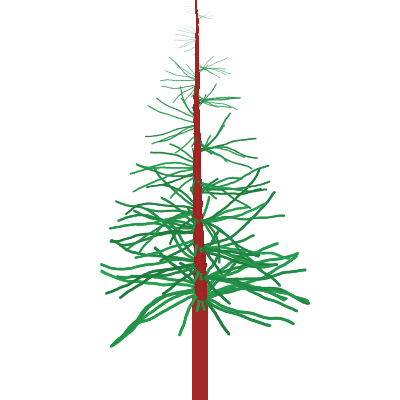
Frame 1 (no input)
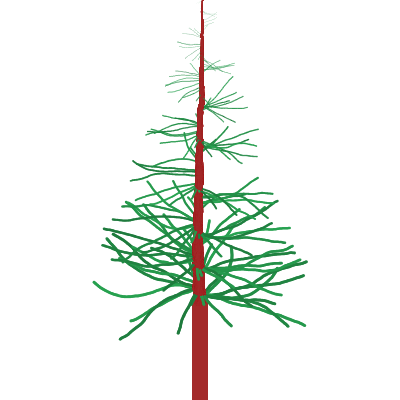
Frame 2 (the mouse pressed at the canvas centre, redrawn once)

The p5.js sketch that drew these frames (run headless with seeded random() and noise() and a simulated clock; the mouse was pressed at the canvas centre and the sketch redrawn once):

// p5.js sketch
// ── sketch.js
document.title = 'Spiral Tree';

function setup() {
  createCanvas(400, 400);
  colorMode(HSL);
}

function draw() {
  background(255);

  let x = width * 0.5;
  let r1 = 100;
  let r2 = 50;
  let a = -PI / 2;
  const da = 0.3;
  const maxy = height * 0.75;
  const trunkWidth = 16;


  stroke(0, 60, 40);
  strokeWeight(trunkWidth);
  line(width / 2, maxy, width / 2, height);

  for (let y = maxy; y >= 0; y -= 0.1) {
    const branchChance = random(map(y, 0, height, 2, 0.2)) < 0.07;
    const w = map(y, 0, height, 0.1, 1.5);
    const dx = cos(a) * r1 * w;
    const dy = sin(a) * r2 * w;

    const tw = map(y, 0, height, 1, 16);
    strokeWeight(tw);
    point(x, y);

    if (branchChance) {
      const pos = createVector(x, y);
      const walk = createVector(dx, dy);
      walk.normalize();
      stroke(140, 60, random(30, 40));

      for (let i = 0; i < abs(dx); i++) {
        strokeWeight(tw / 4);
        point(pos.x, pos.y);
        pos.add(walk);
        walk.rotate(random(-0.1, 0.1));
      }

      a += da;
      x += random(-0.4, 0.4);
    }
    stroke(0, 60, 40);
    strokeWeight(map(y, 0, height, 1, trunkWidth));
    point(x, y);

  }

  noLoop();
}
